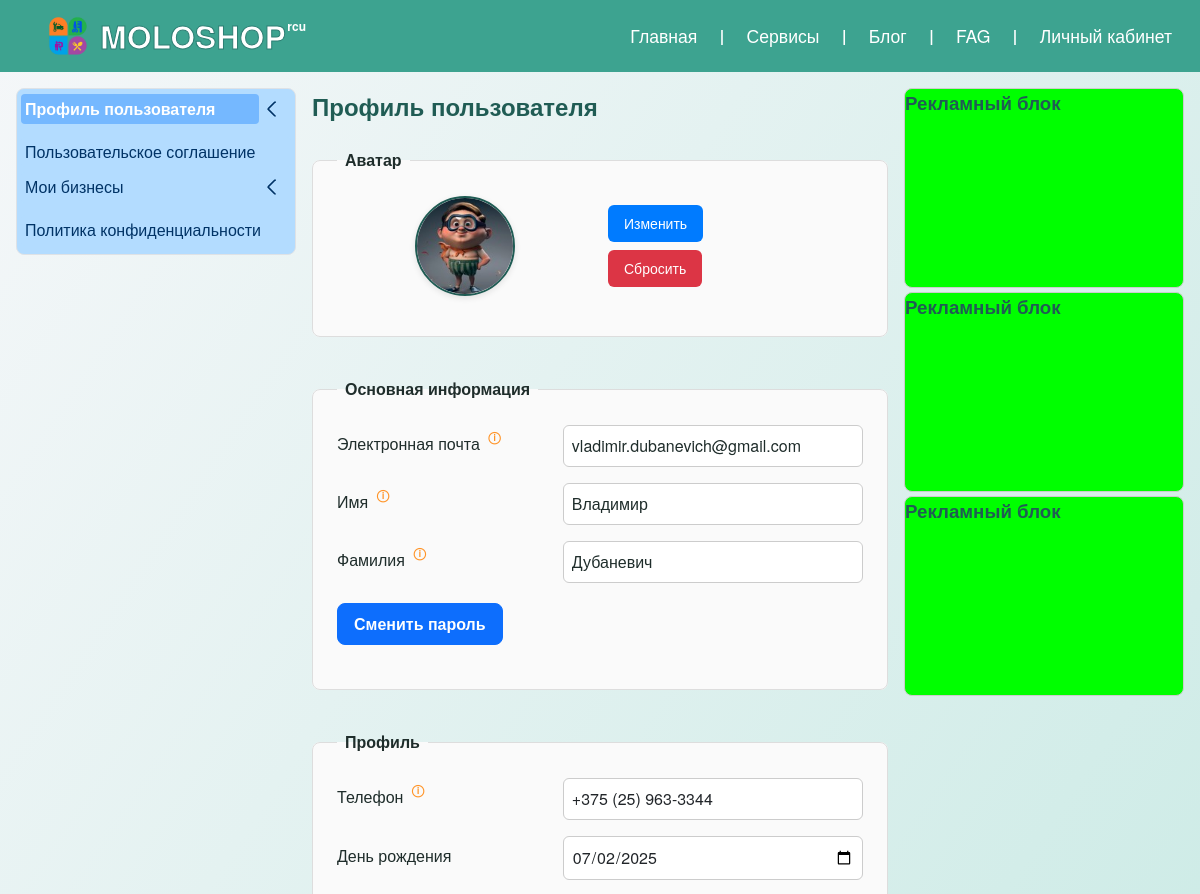
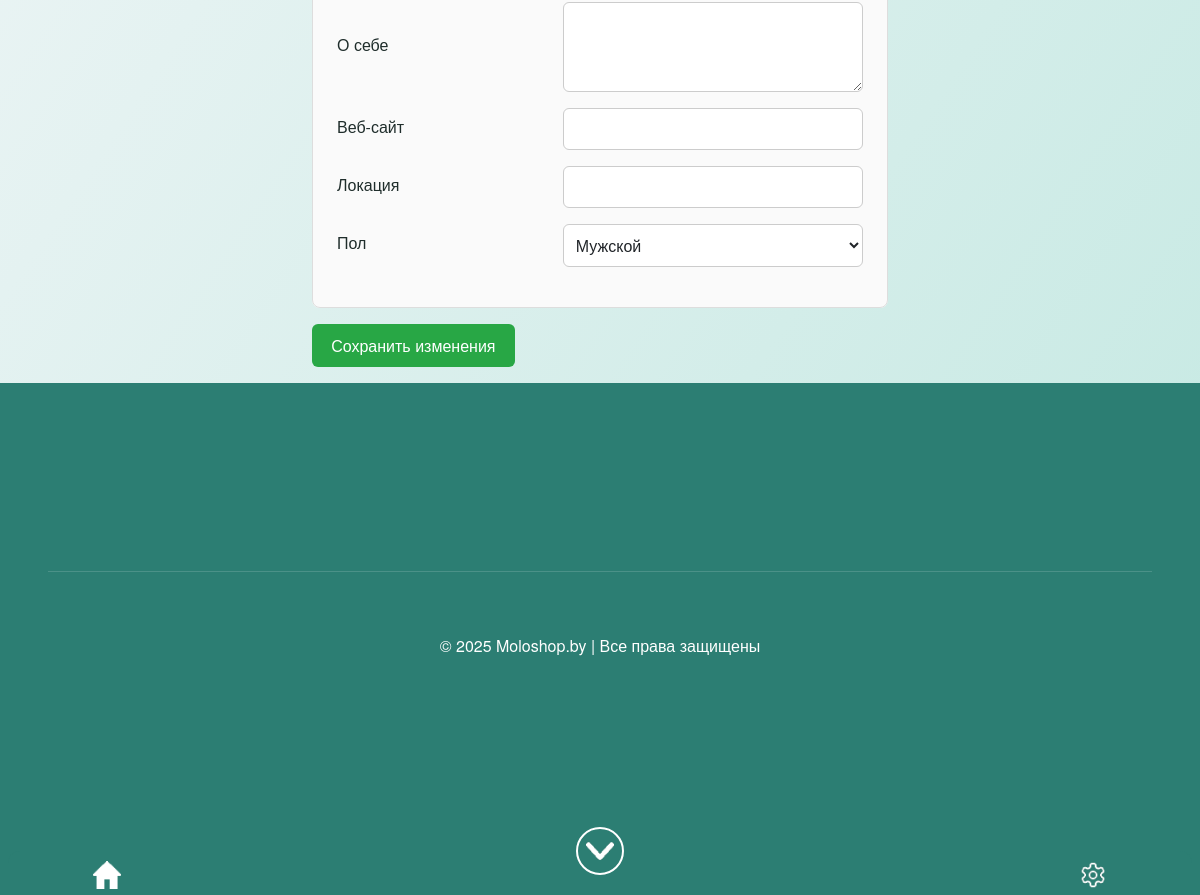
Screenshot of /users/profile/edit/ (signed in) with the database file from the repository (2 pictures, top to bottom).
### apps/users/models/menu.py (models this page shows, shortened)
class ProfileMenuCategory(UUIDModel, MPTTModel):
    user = models.ForeignKey(
        settings.AUTH_USER_MODEL,
        on_delete=models.CASCADE,
        related_name="profile_menu_categories",
        verbose_name="Пользователь",
        null=True,
        blank=True,
        help_text="Пользователь для персональных пунктов меню. Пусто — для общего меню."
    )
    name = models.CharField(max_length=100, verbose_name="Название пункта меню")
    url = models.CharField(max_length=200, blank=True, verbose_name="Имя URL-шаблона",
                           help_text="Имя URL-шаблона с namespace (например: 'landing:policy_detail')")
    url_params = models.JSONField(blank=True, null=True, verbose_name="Параметры для URL",
                                 help_text='Параметры для reverse(), например: {"slug":"politika-konfidentsialnosti"}')
    external_url = models.URLField(blank=True, null=True, verbose_name="Внешняя ссылка",
                                   help_text="Внешняя ссылка (например: https://t.me/moloshop)")
    parent = TreeForeignKey("self", on_delete=models.CASCADE, null=True, blank=True,
                           related_name="children", verbose_name="Родительский пункт меню")
    order = models.PositiveIntegerField(default=0, verbose_name="Порядок сортировки")
    is_active_link = models.BooleanField(default=True, verbose_name="Активная ссылка",
                                         help_text="Если выключена, пункт меню не активен")
    updated_at = models.DateTimeField(auto_now=True, verbose_name="Дата обновления")
    class MPTTMeta:
        order_insertion_by = ["order"]
    class Meta:
        app_label = "users"
        verbose_name = "Пункт меню"
        verbose_name_plural = "Меню личного кабинета"
        ordering = ["order"]
        unique_together = ("user", "name", "parent")
    def get_absolute_url(self):
        from django.urls import reverse
        if self.url:
            try:
                if self.url_params:
                    return reverse(self.url, kwargs=self.url_params)
                return reverse(self.url)
            except Exception:
                return "#"
        elif self.external_url:
            return self.external_url
        return "#"

### apps/users/models/profile.py (models this page shows, shortened)
class UserProfile(UUIDModel):
    class UserStatus(models.IntegerChoices):
        GUEST = 0, _("Гость")
        USER = 1, _("Пользователь")
        EMPLOYEE = 2, _("Сотрудник")
        MASTER = 3, _("Мастер")
        MANAGER = 4, _("Руководитель")
        ADMIN = 5, _("Администратор")
        SUPERUSER = 6, _("Суперпользователь")
    user_status = models.PositiveSmallIntegerField(
        choices=UserStatus.choices,
        default=UserStatus.GUEST,
        verbose_name=_("Статус пользователя")
    )
    user = models.OneToOneField(
        settings.AUTH_USER_MODEL,
        on_delete=models.CASCADE,
        related_name="profile",
        verbose_name=_("Пользователь")
    )
    avatar = models.ImageField(
        _("Аватар"),
        upload_to=avatar_upload_to,
        blank=True,
        null=True,
    )
    phone_number_display = models.CharField(
        _("Телефон"),
        max_length=50,
        blank=True,
        help_text=_("Формат на усмотрение пользователя: +375(25)963-3344 или 103"),
    )
    phone_number_digits = models.CharField(
        _("Телефон (только цифры)"),
        max_length=50,
        blank=True,
        help_text=_("Автоматически генерируется из поля 'Телефон (как ввёл пользователь)'"),
    )
    date_of_birth = models.DateField(verbose_name=_("Дата рождения"), null=True, blank=True)
    bio = models.TextField(blank=True, null=True, max_length=500, verbose_name=_('О себе'))
    website = models.URLField(blank=True, null=True, verbose_name=_('Веб-сайт'))
    location = models.CharField(_("Локация"), max_length=255, blank=True)
    gender = models.CharField(
        max_length=20,
        choices=(('male', _('Мужской')), ('female', _('Женский')), ('other', _('Другое'))),
        blank=True, null=True, verbose_name=_('Пол')
    )
    is_active_user = models.BooleanField(default=True, help_text=_('Активный пользователь'))
    created_at = models.DateTimeField(auto_now_add=True, verbose_name=_("Создан"))
    updated_at = models.DateTimeField(auto_now=True, verbose_name=_("Обновлен"))
    email_code = models.CharField(max_length=6, blank=True, null=True, verbose_name=_("Код подтверждения email"))
    email_code_created = models.DateTimeField(blank=True, null=True, verbose_name=_("Время создания кода"))
    class Meta:
        verbose_name = _("Профиль пользователя")
        verbose_name_plural = _("Профили пользователей")

### apps/users/models/custom_user.py (models this page shows, shortened)
class CustomUser(UUIDModel, AbstractBaseUser, PermissionsMixin):
    email = models.EmailField(unique=True, verbose_name='Электронная почта')
    first_name = models.CharField(max_length=30, blank=True, null=True, verbose_name='Имя')
    last_name = models.CharField(max_length=30, blank=True, null=True, verbose_name='Фамилия')
    is_staff = models.BooleanField(default=False, verbose_name='Сотрудник')
    is_active = models.BooleanField(default=True, verbose_name='Активен')
    date_joined = models.DateTimeField(default=timezone.now, verbose_name='Дата регистрации')
    objects = CustomUserManager()
    USERNAME_FIELD = 'email'
    REQUIRED_FIELDS = []
    class Meta:
        verbose_name = 'Пользователя'
        verbose_name_plural = 'Пользователи'

### apps/users/views/profiles.py (the view, shortened to what this page needs)
# urls.py: path("profile/edit/", UserProfileEditView.as_view(), name="profile_edit"),
class UserProfileEditView(LoginRequiredMixin, View):
    template_name = "users/user_profile_edit.html"
    def get_profile(self, user):
        profile, _ = UserProfile.objects.get_or_create(user=user)
        return profile
    def get(self, request):
        profile = self.get_profile(request.user)
        user_form = UserForm(instance=request.user)
        profile_form = UserProfileForm(instance=profile)
        avatar_form = AvatarForm()
        context = {
            "user_form": user_form,
            "profile_form": profile_form,
            "avatar_form": avatar_form,
            "profile": profile,
            "email_not_verified": profile.user_status == 0,
            "email_verified": profile.user_status >= 1,
        }
        return render(request, self.template_name, context)

### apps/users/forms/user_profile_form.py
class UserForm(forms.ModelForm):
    class Meta:
        model = User
        fields = ['email', 'first_name', 'last_name']
        help_texts = {
            'email': 'Ваш email — ваш логин, изменить нельзя',
            'first_name': 'Введите ваше имя',
            'last_name': 'Введите вашу фамилию',
        }
        widgets = {
            'email': forms.EmailInput(attrs={'readonly': 'readonly'}),
        }
    def __init__(self, *args, **kwargs):
        email_readonly = kwargs.pop('email_readonly', False)
        email_error = kwargs.pop('email_error', False)
        super().__init__(*args, **kwargs)
        if email_readonly:
            self.fields['email'].widget.attrs['readonly'] = True
            self.fields['email'].widget.attrs.pop('class', None)
        if email_error:
            classes = self.fields['email'].widget.attrs.get('class', '')
            classes += ' email-error'
            self.fields['email'].widget.attrs['class'] = classes.strip()

class UserProfileForm(forms.ModelForm):
    date_of_birth = forms.DateField(
        required=False,
        label=_('День рождения'),
        input_formats=['%Y-%m-%d'],  # разрешаем только ISO-формат
        widget=forms.DateInput(
            format='%Y-%m-%d',
            attrs={
                'class': 'form-control',
                'type': 'date',               # браузер сам подскажет формат
                'placeholder': 'ГГГГ-ММ-ДД',  # явный ISO placeholder
            }
        )
    )
    class Meta:
        model = UserProfile
        fields = [
            'phone_number_display', 'date_of_birth', 'bio',
            'website', 'location', 'gender'
        ]
        widgets = {
            'phone_number_display': forms.TextInput(attrs={'class': 'form-control'}),
            'bio': forms.Textarea(attrs={'class': 'form-control', 'rows': 3}),
            'website': forms.URLInput(attrs={'class': 'form-control'}),
            'location': forms.TextInput(attrs={'class': 'form-control'}),
            'gender': forms.Select(attrs={'class': 'form-control'}),
        }

### apps/core/models/footer_menu.py (called while the page is built)
    def get_col_desktop(self):
        if self.col_desctop:
            return self.col_desctop
        return 4 if self.parent is None and self.order < 4 else 12

    def get_col_md(self):
        return self.col_md or 12

### apps/core/templatetags/string_filters.py (called while the page is built)
@register.filter
def startswith(value, prefix: str) -> bool:
    if not isinstance(value, str):
        return False
    return value.startswith(prefix)

### apps/users/templates/users/user_profile_edit.html (shortened to what this page needs)
{% extends "users/base_userpanel.html" %}
{% load static %}
{% block users_content %}
<h2 class="mb-3">Профиль пользователя</h2>
<fieldset class="mb-4">
  <legend>Аватар</legend>
  <div class="avatar-block row mb-4">
    <div class="avatar-image col-6 col-sm-12">
      {% if profile.avatar %}
        <img src="{{ profile.avatar.url }}?v={{ profile.updated_at.timestamp }}" alt="Аватар">
      {% else %}
        <img src="{% static 'images/default_avatar.jpg' %}" alt="Аватар">
      {% endif %}
    </div>
    <div class="avatar-controls col-6 col-sm-12">
      <form method="post" enctype="multipart/form-data" id="avatar_form">
        <button type="button" id="select_avatar_btn">Изменить</button>
      </form>
      <form method="post" action="{% url 'users:reset_avatar' %}">
        <button type="submit" name="reset_avatar">Сбросить</button>
      </form>
    </div>
  </div>
</fieldset>
<form method="post" class="profile-form" novalidate>
  <fieldset class="mb-4">
    <legend>Основная информация</legend>
    {% for field in user_form %}
      <div class="form-row row">
        <div class="col-5 col-sm-12">
          <label for="{{ field.id_for_label }}" class="field-label">
            {{ field.label }}
            {% if field.help_text %}
              <span class="tooltip-icon tippy-tooltip" data-tippy-content="{{ field.help_text }}">ⓘ</span>
            {% endif %}
          </label>
        </div>
        <div class="col-7 col-sm-12">
          {{ field }}
        </div>
      </div>
    {% endfor %}
    <div class="form-row row mb-4">
      <div class="col-5 col-sm-12">
        <a href="{% url 'users:password_change' %}" class="btn btn-link"><b>Сменить пароль</b></a>
      </div>
    </div>
  </fieldset>
<fieldset class="mb-4">
  <legend>Профиль</legend>
  {% for field in profile_form %}
    <div class="form-row row">
      <div class="col-5 col-sm-12">
        <label for="{{ field.id_for_label }}" class="field-label">
          {{ field.label }}
          {% if field.help_text %}
            <span class="tooltip-icon tippy-tooltip" data-tippy-content="{{ field.help_text }}">ⓘ</span>
          {% endif %}
        </label>
      </div>
      <div class="col-7 col-sm-12">{{ field }}</div>
    </div>
  {% endfor %}
</fieldset>
  <div class="form-actions">
    <button type="submit" name="save_profile" class="btn-primary">Сохранить изменения</button>
  </div>
</form>
{% endblock %}
{% block extra_js %}
<link rel="stylesheet" href="https://unpkg.com/tippy.js@6/dist/tippy.css" />
{% endblock %}

### apps/users/templates/users/components/user_menu.html (shortened to what this page needs)
<div class="user-menu-wrapper mb-4 border rounded">
  <nav class="user-menu">
    {% for section in menu_sections %}
      <div class="menu-section">
        {% if section.children.exists %}
          <div class="menu-header-wrap">
            <a href="{{ section.get_absolute_url }}"
               class="menu-header{% if current_path == section.get_absolute_url %} active{% endif %}">
              {{ section.name }}
            </a>
            <label for="toggle-section-{{ section.pk }}" class="chevron-toggle" aria-label="Развернуть меню">
              <span class="chevron-icon"></span>
            </label>
          </div>
        {% else %}
          <div class="menu-header-wrap">
            <a href="{{ section.get_absolute_url }}"
               class="menu-header{% if current_path == section.get_absolute_url %} active{% endif %}">
              {{ section.name }}
            </a>
          </div>
        {% endif %}
      </div>
    {% endfor %}
  </nav>
</div>

### apps/core/templates/core/includes/footer_menu.html (shortened to what this page needs)
{% load string_filters %}
<div class="footer-menu">
  <div class="row align-items-start">
    {% for parent in parents|slice:":3" %}
      <div class="col-{{ parent.get_col_desktop }} col-md-{{ parent.get_col_md }}">
      </div>
    {% endfor %}
  </div>
<div class="footer-extra mt-4">
  <br>&copy; 2025 Moloshop.by | Все права защищены
</div>
</div>

### apps/core/static/core/css/global_core.css (style rules this page uses)
*,*::before,*::after { margin:0;padding:0;box-sizing:border-box;border:0;vertical-align:baseline }
html,body { height:100%;margin:0;min-height:100vh }
a { color:inherit;text-decoration:none;cursor:pointer;transition:color 0.3s ease }
img,picture,svg,video,canvas,audio,iframe,embed,object { display:block;max-width:100%;height:auto }
button,input,select,textarea { background:none;color:inherit;font-family:inherit;font-size:inherit;line-height:inherit;border-radius:0;outline:none }
h1,h2,h3,h4,h5,h6 { font-weight:600;color:#205c54 }
body { font-family:'Helvetica Neue', Arial, sans-serif;font-weight:400;font-size:16px;line-height:1.5;color:#1f2d2b;background:linear-gradient(to bottom right, #f5f7f9, #C2E8E1);background-repeat:no-repeat;background-attachment:fixed;-webkit-font-smoothing:antialiased;-moz-osx-font-smoothing:grayscale;-webkit-text-size-adjust:100%;-ms-text-size-adjust:100%;min-height:100vh;text-rendering:optimizeLegibility }
p,span,label,a { font-size:1rem;line-height:1.4;color:#1f2d2b }
img,svg,video { vertical-align:middle }
button { background:transparent;border:none;cursor:pointer;padding:0;font:inherit }
input,textarea,select { font-family:inherit;font-size:inherit;line-height:inherit;color:#1f2d2b;background-color:#fff;border:1px solid #e0e0e0;border-radius:4px;padding:0.5rem 0.75rem;transition:border-color 0.3s ease }
.row { display:flex;flex-wrap:wrap;margin-left:-.5rem;margin-right:-.5rem }
[class*="col-"] { padding-left:.5rem;padding-right:.5rem;box-sizing:border-box }
.col-4 { flex:0 0 auto;width:33.33333% }
.col-5 { flex:0 0 auto;width:41.66667% }
.col-6 { flex:0 0 auto;width:50% }
.col-7 { flex:0 0 auto;width:58.33333% }
.mb-3 { margin-bottom:.75rem !important }
.mt-4 { margin-top:1rem !important }
.mb-4 { margin-bottom:1rem !important }
.border { border:1px solid #dee2e6 !important }
.rounded { border-radius:0.5rem !important }
.align-items-start { align-items:flex-start !important }
.form-control { display:block;width:100%;max-width:100%;padding:0.75rem 1rem;font-size:1rem;line-height:1.5;color:#212529;background-color:#fff;background-clip:padding-box;border:1px solid #ced4da;border-radius:0.5rem;transition:border-color 0.2s ease, box-shadow 0.2s ease }
.form-control::placeholder { color:#6c757d;opacity:0.8 }
textarea.form-control { resize:vertical;min-height:3rem }
.btn { display:inline-block;font-weight:500;line-height:1.5;text-align:center;text-decoration:none;cursor:pointer;padding:0.5rem 1rem;margin:.25rem 0 .25rem 0;font-size:1rem;border-radius:0.5rem;border:1px solid transparent;color:#fff;background-color:#0d6efd;border-color:#0d6efd;transition:all 0.2s ease-in-out }
.footer-menu { background-color:#2c7e73;padding:2rem 3rem;min-height:32rem;color:#fff }
.footer-menu .footer-extra { border-top:1px solid rgba(255,255,255,0.15);padding-top:1rem;text-align:center }

### rows the page displays
ProfileMenuCategory: name "Профиль пользователя"
ProfileMenuCategory: name "Пользовательское соглашение"
ProfileMenuCategory: name "Мои бизнесы"
ProfileMenuCategory: name "Политика конфиденциальности"
UserProfile: avatar (picture), profile_form "+375 (25) 963-3344" "07/02/2025" "Мужской"
CustomUser: user_form "vladimir.dubanevich@gmail.com" "Владимир" "Дубаневич"

### other values shown
{{ item.title }} "Главная" "Сервисы" "Блог" "FAG" "Личный кабинет"
{{ field.label }} "Электронная почта" "Имя" "Фамилия"
{{ field.label }} "Телефон" "День рождения" "О себе" "Веб-сайт" "Локация" "Пол"
